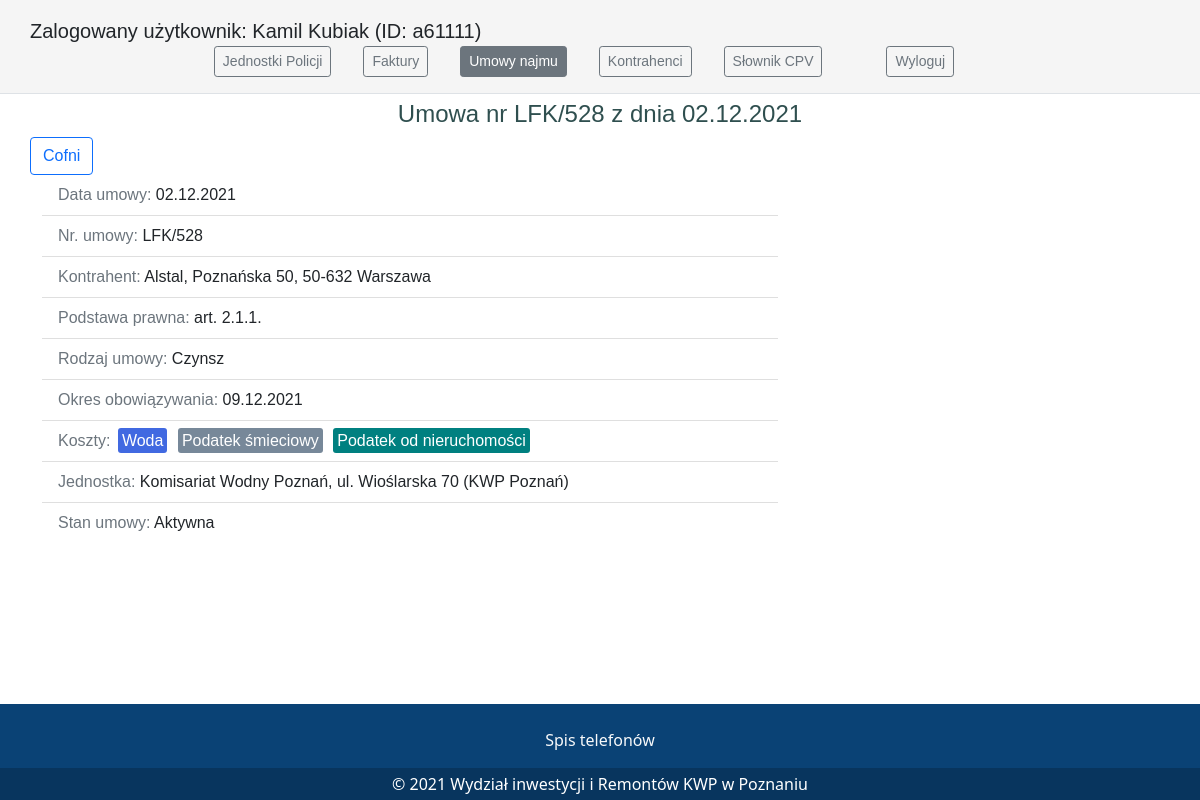
The page /contracts/showcontractimmovables/1 (signed in) on the database as committed earlier.
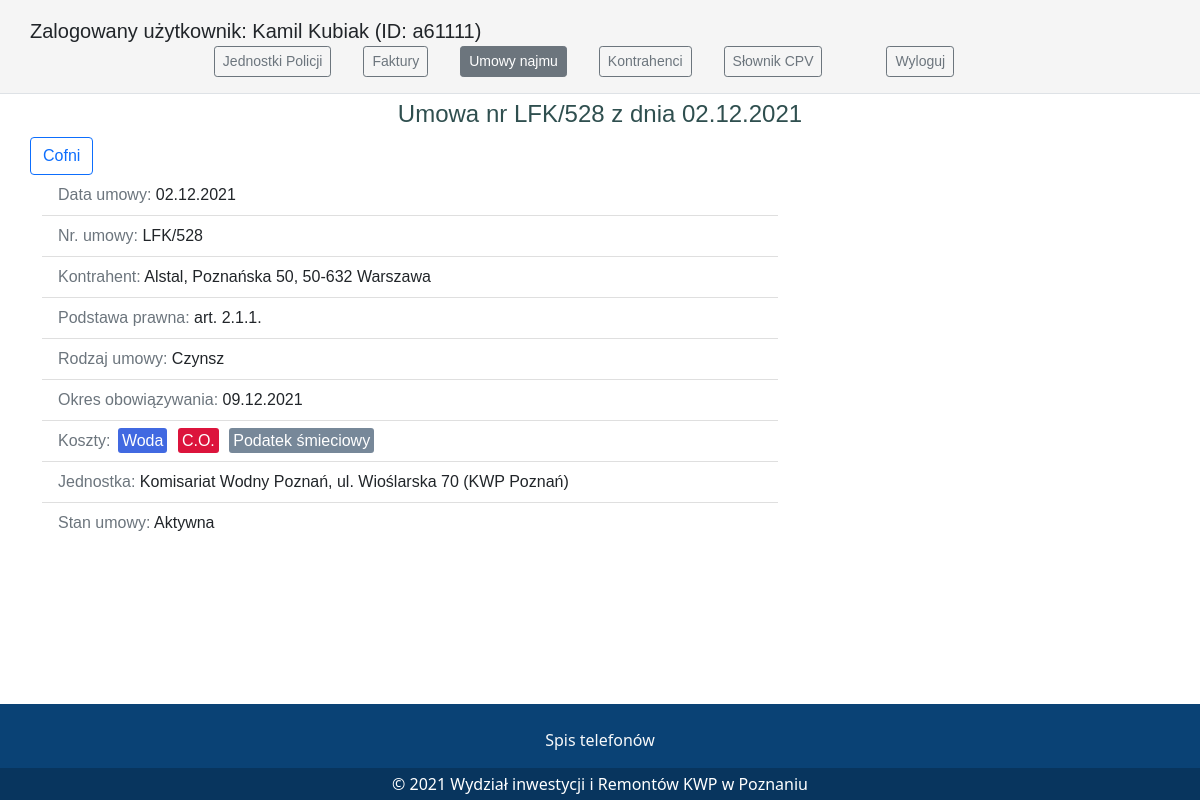
The same page on the database as committed later.
### contracts/views.py (the view)
# urls.py: path('showcontractimmovables/<int:id>', show_contractsimmovables, name='show_contractsimmovables')
@login_required
def show_contractsimmovables(request, id):
    contract = Contractimmovables.objects.get(pk=id)
    aneksy = contract.aneks.all()
    return render(request, 'contracts/showcontractimmovables.html', {'contract': contract, 'aneksy': aneksy})

### contractors/models.py (called while the page is built)
    def __str__(self):
        return f'{self.nazwa}, {self.adres}, {self.kod_pocztowy} {self.miasto}'

### contracts/models.py (called while the page is built)
    def __str__(self):
        return f'{self.stan}'

    def __str__(self):
        return f'{self.rodzaj}'

    def __str__(self):
        return f'{self.podstawa}'

### units/models.py (called while the page is built)
    def __str__(self):
        return f'{self.powiat}'

    def __str__(self):
        return f'{self.informacje} {self.miasto}, {self.adres} ({self.powiat})'

### contracts/templates/contracts/showcontractimmovables.html (shortened to what this page needs)
{%extends 'base.html'%}
{%load bootstrap%}
{%load static%}
{%block content%}
<h4 class="text-center">Umowa {%if contract.nrumowy%} nr {{contract.nrumowy}} {%endif%}z dnia
    {{contract.data_umowy|date:"d.m.Y"}}</h4>
<div class="col-md-6 moj-button-left"><a href="{%url 'contracts:menu_contractsimmovables'%}">
    <button class="btn btn-outline-primary">Cofni</button>
</a></div>
<div class="container">
    <div class="row">
        <div class="col-md-8">
            <ul class="list-group list-group-flush">
                <li class="list-group-item"><span class="text-muted">Data umowy: </span><span>{{contract.data_umowy|date:"d.m.Y"}}</span></li>
                {%if contract.nrumowy%}
                <li class="list-group-item"><span class="text-muted">Nr. umowy: </span><span>{{contract.nrumowy}}</span></li>
                {%endif%}
                <li class="list-group-item"><span class="text-muted">Kontrahent: </span><span>{{contract.kontrahent}}</span></li>
                <li class="list-group-item"><span class="text-muted">Podstawa prawna: </span><span>{{contract.podstawa}}</span></li>
                <li class="list-group-item"><span class="text-muted">Rodzaj umowy: </span><span>{{contract.rodzaj}}</span></li>
                <li class="list-group-item"><span class="text-muted">Okres obowiązywania: </span><span>{{contract.okres_obowiazywania|date:"d.m.Y"}}</span></li>
                <li class="list-group-item"><span class="text-muted">Koszty: </span>
                    {% if contract.koszt_woda %} <span class="color-sky">Woda</span> {%endif%}
                    {% if contract.koszt_co %} <span class="color-cinamon">C.O.</span> {%endif%}
                    {% if contract.koszt_podsmiec %} <span class="color-slategrey">Podatek śmieciowy</span> {%endif%}
                    {% if contract.koszt_podnier %} <span class="color-teal">Podatek od nieruchomości</span> {%endif%}
                </li><li class="list-group-item"><span class="text-muted">Jednostka: </span><span> {{contract.unit}}</span></li>
                <li class="list-group-item"><span class="text-muted">Stan umowy: </span><span>{{contract.stan}}</span>
                </li>
            </ul>
        </div>
        <div class="col-md-4">
        </div>
    </div>
</div>
{%endblock%}

Rows that differ between the two databases and show on the page:
changed Contractimmovables "LFK/528": koszt_co False → True (drawn); koszt_podnier True → False (drawn)
Other text that changed with them:
text no longer shown: "Podatek od nieruchomości"
text now shown: "C.O."
